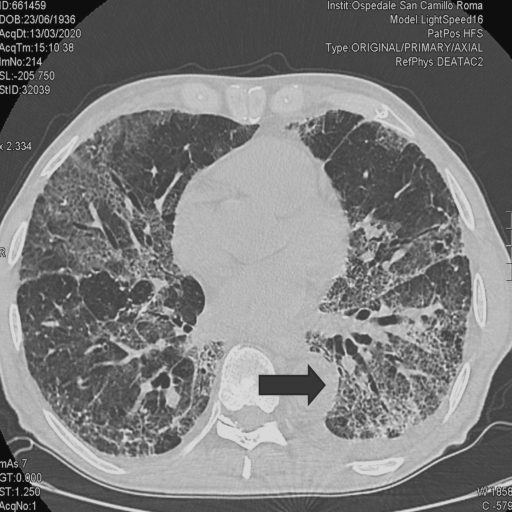
%> input picture 2.png, 512 x 512 px
$ octave CIImetrics.m   (GNU Octave 9; MATLAB toolbox functions it lacks are replaced by stand-ins)
%> lines starting %> are read from the running program, lines starting %| are printed output that depends on the picture
### contrast.m
function [Fcon]=contrast(graypic)
graypic=double(graypic);
x=graypic(:);

M4=mean((x-mean(x)).^4);

delta2=var(x,1);

alfa4=M4/(delta2^2);

delta=std(x,1);

 Fcon=delta/(alfa4^(1/4));

### CIImetrics.m
close all;
clear all;
im=imread('2.png');
%> im is the input picture: size 512x512x3 uint8; min 14, max 218, mean 124.2
im=imresize(im, [256 256]);
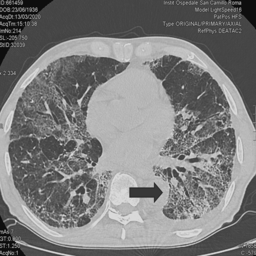
%> im: size 256x256x3 uint8; min 4, max 222, mean 124.2
im=(rgb2gray(im));
%> im: size 256x256 uint8
k1=imadjust(im);
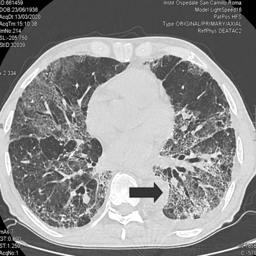
%> k1: size 256x256 uint8; min 0, max 255, mean 139.8
 figure, imshow(im);
 figure, imshow(k1);
corg=contrast(im);
%> in contrast, `M4=mean((x-mean(x)).^4);`: M4 = 11732630.1
%> in contrast, `delta2=var(x,1);`: delta2 = 2714.7
%> in contrast, `alfa4=M4/(delta2^2);`: alfa4 = 1.59
%> in contrast, `delta=std(x,1);`: delta = 52.1
%> in contrast, `Fcon=delta/(alfa4^(1/4));`: Fcon = 46.38
%> corg = 46.38
cpro=contrast(k1);
%> cpro = 58.86
cii=cpro/corg
%> cii = 1.27

$ run again, with 1.png copied over 2.png
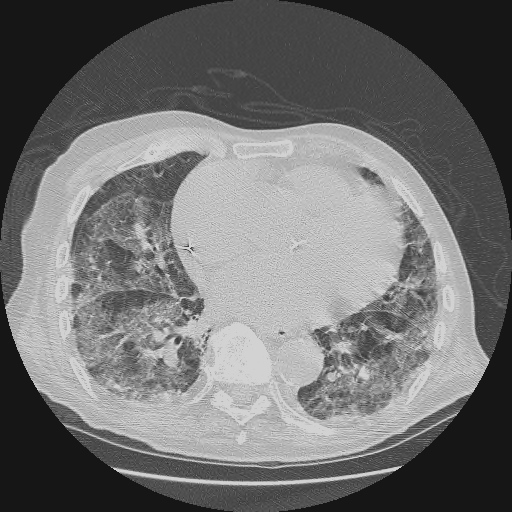
%> input picture 1.png, 512 x 512 px
%> im is the input picture: size 512x512x3 uint8; min 22, max 210, mean 112.7
%> `k1=imadjust(im);`:
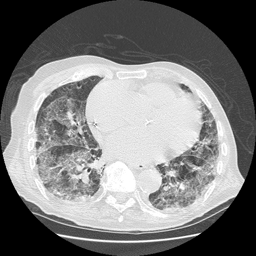
%> k1: size 256x256 uint8; min 0, max 255, mean 123.1
%> M4 = 27995113.7
%> delta2 = 4352.7
%> alfa4 = 1.48
%> delta = 65.98
%> Fcon = 59.84
%> cpro = 81.16
%> cii = 1.36

$ run again, with 3.png copied over 2.png
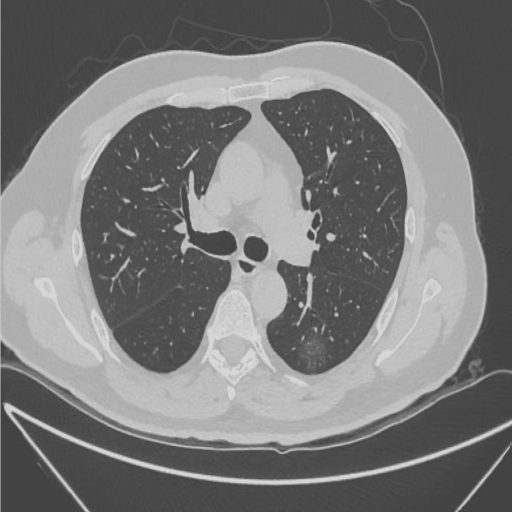
%> input picture 3.png, 512 x 512 px
%> im is the input picture: size 512x512x3 uint8; min 61, max 217, mean 121.7
%> `im=imresize(im, [256 256]);`:
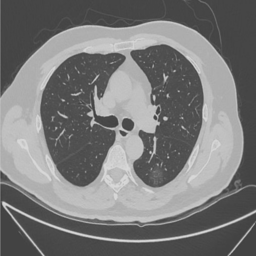
%> im: size 256x256x3 uint8; min 61, max 221, mean 121.7
%> `k1=imadjust(im);`:
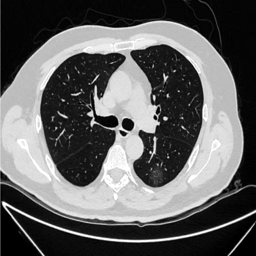
%> k1: size 256x256 uint8; min 0, max 255, mean 96.8
%> M4 = 10249954.8
%> delta2 = 2837.5
%> alfa4 = 1.27
%> delta = 53.27
%> Fcon = 50.15
%> cpro = 88.8
%> cii = 1.77

$ run again, with 4.png copied over 2.png
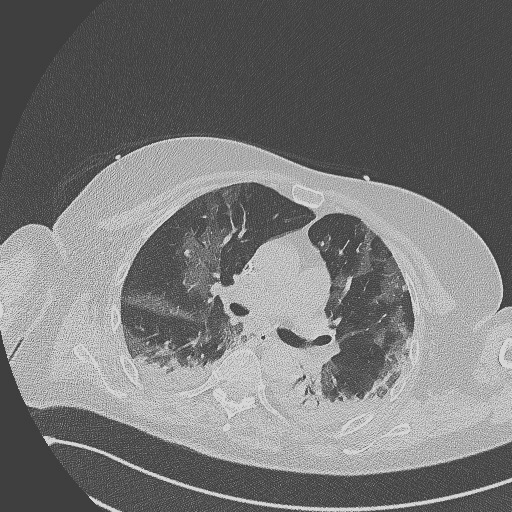
%> input picture 4.png, 512 x 512 px
%> im is the input picture: size 512x512x3 uint8; min 53, max 216, mean 118.6
%> `im=imresize(im, [256 256]);`:
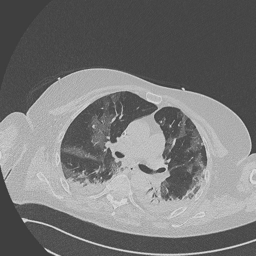
%> im: size 256x256x3 uint8; min 56, max 226, mean 118.6
%> `k1=imadjust(im);`:
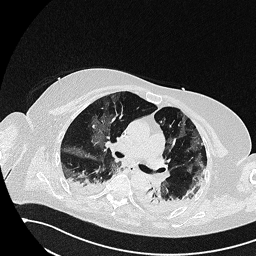
%> k1: size 256x256 uint8; min 0, max 255, mean 99.1
%> M4 = 9915606.9
%> delta2 = 2754.8
%> alfa4 = 1.31
%> delta = 52.49
%> Fcon = 49.09
%> cpro = 87.6
%> cii = 1.78
